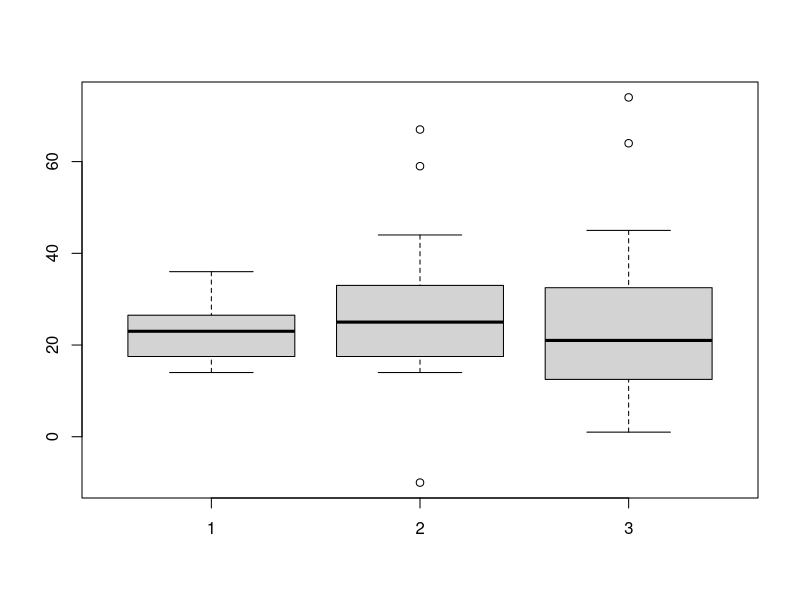
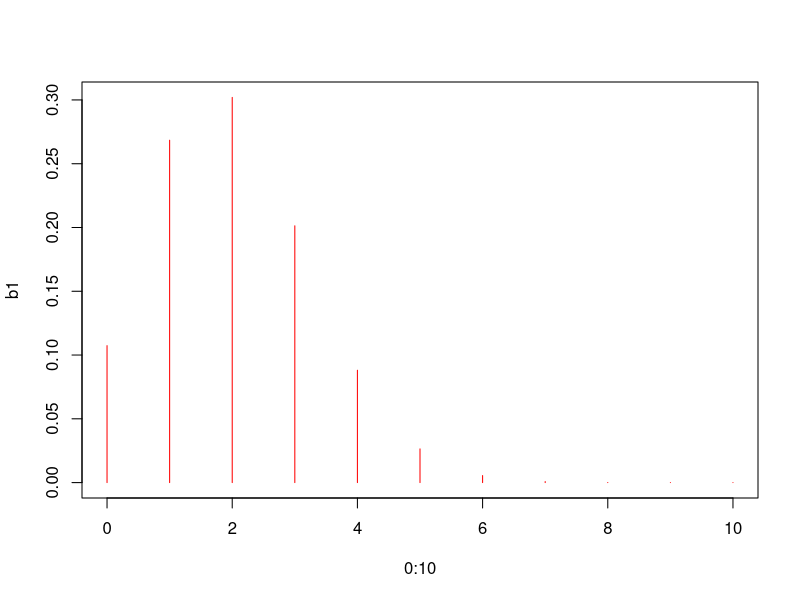
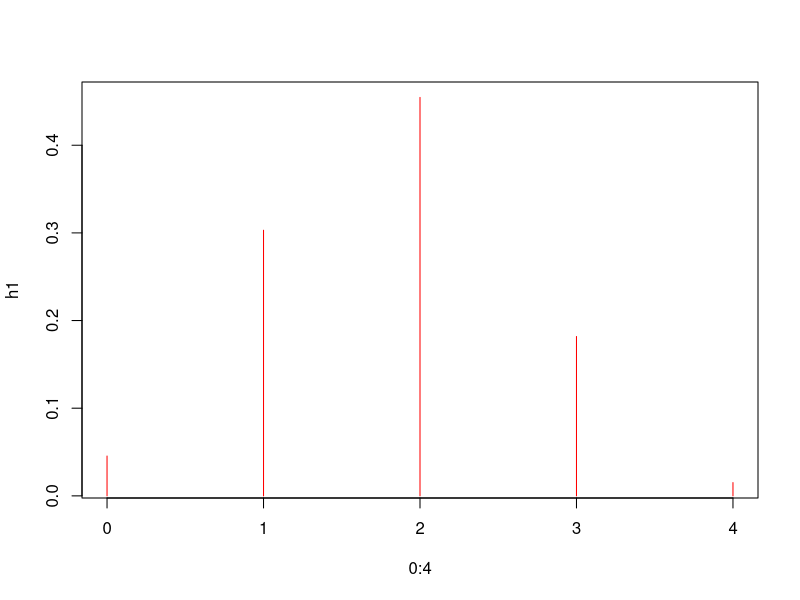
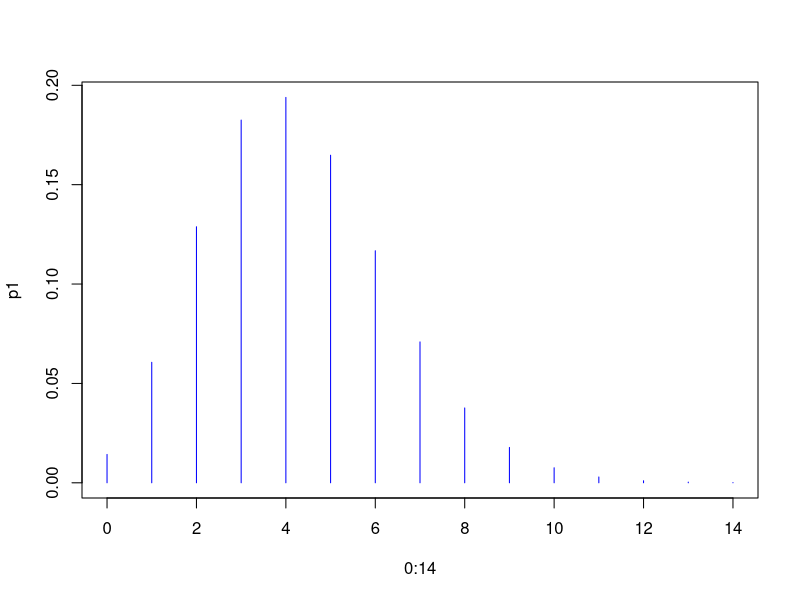
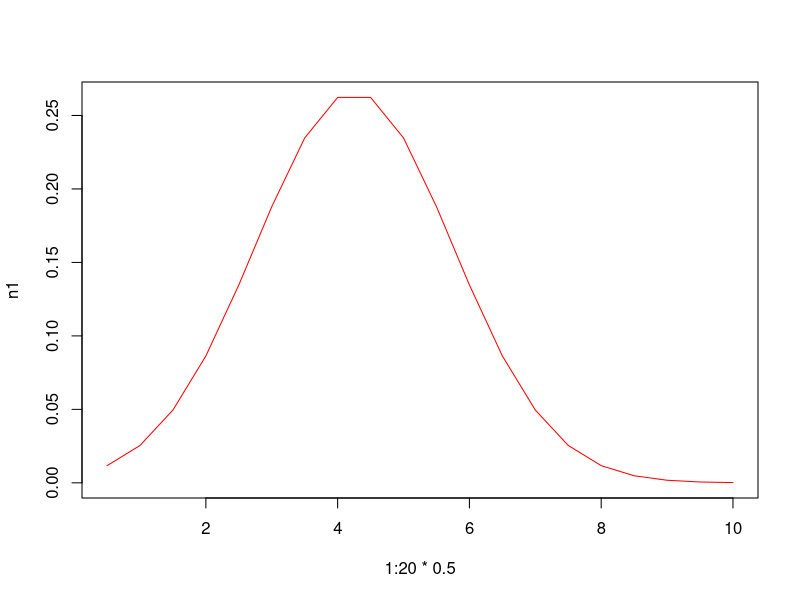
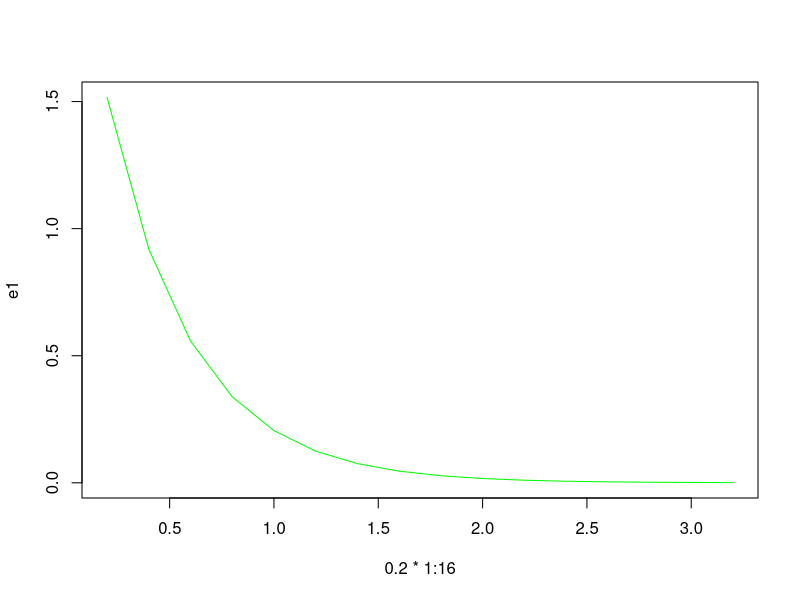
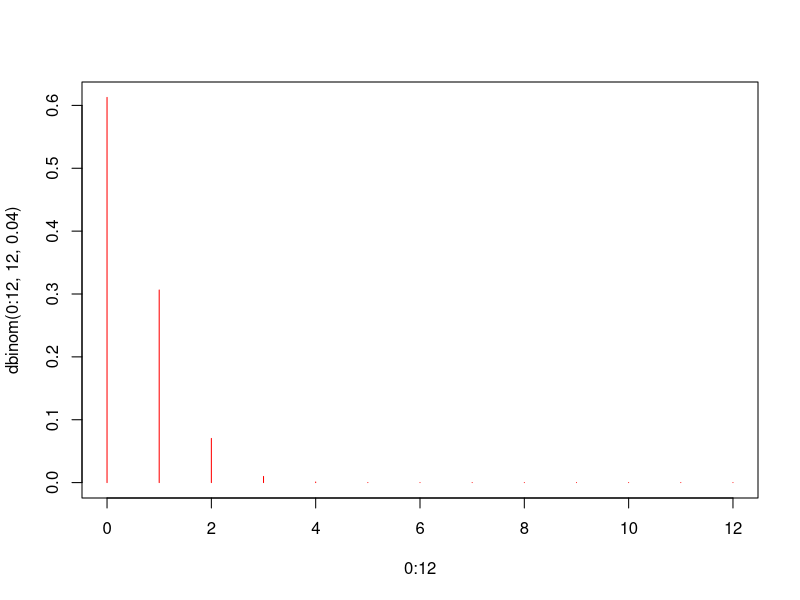
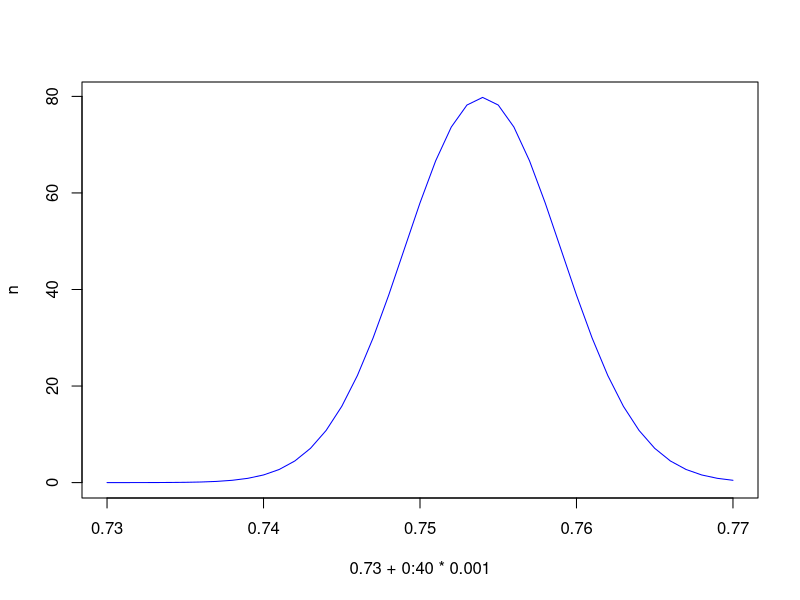

Recreate these plots in R, in order.
## ---- chunk 1
knitr::opts_chunk$set(message = FALSE, warning = FALSE,prompt = FALSE)

## ---- chunk 2
data1 <- c(23,25,16,27,25,19,14,18,20,33,36,28,26, 15, 17) # input the data set and call it "data1"
mean1 <- mean(data1)  # find the mean of the data using function "mean"
resu1 <- sum(data1)/length(data1)  # find the mean using the formula
var1 <- var(data1)  # find the sample variance
stdev1 <- sd(data1) # find the sample standard deviation
resu2 <- sum((data1-mean1)^2)/(length(data1)-1) #find the sample variance using formula
resu3 <- sqrt(resu2)  # find the sample standard deviation
popvar <- sum((data1-mean1)^2)/(length(data1))  # find the population variance if the data set is population
median1 <- median(data1) # find the median of data
q25 <- quantile(data1, 0.25) # find the 25 percentile
resu4 <- quantile (data1, c(0.25,0.5, 0.75)) # find the 25, 50, 75 percentiles at the same time
data2 <- c(data1, -10, 33, 44, 59, 67) # input the second data set which includes the first data set plus 5 obs
data3 <- c(1, 4, 14, 18, 28, 15, 28, 28, 37, 21, 11, 10, 45, 64, 74) #  input the third data set
boxplot(data1, data2, data3)  # plot the boxplot of three data sets in one graph

## ---- chunk 3
b1 <- dbinom(0:10, 10, 0.2)  # find the probability mass function with x=0,1,...10
b2 <- pbinom(0:10, 10, 0.2)  # find the probability cumulative function
b3 <- qbinom(c(0.25, 0.5, 0.75), 10, 0.2) # find the 25, 50, 75 percentiles
b4 <- rbinom(100, 10, 0.2)  # generate 100 binomial random numbers
plot(0:10, b1, col="red", type="h") # plot the pmf

## ---- chunk 4
#  Total balls 11, (5 white and 6 black), sample 4 balls without replacement 
# Random variable is the number of white balls in the sample
h1 <- dhyper(0:4, 5, 6, 4)  
h2 <- phyper(0:4, 5, 6, 4)
h3 <- qhyper(c(0.25, 0.5, 0.75, 0.9), 5,6,4)
h4 <- rhyper(20, 5,6,4)
plot(0:4, h1, col="red", type="h")

## ---- chunk 5
#  mu=4.25, means the average number of events in the given time frame
p1 <- dpois(0:14, 4.25)
p2 <- ppois(0:14, 4.25)
p3 <- qpois(c(0.25, 0.5, 0.75), 4.25)
p4 <- rpois(35, 4.25)
plot(0:14, p1, col="blue", type="h")
## ---- chunk 6
n1 <- dnorm(1:20*0.5, 4.25, 1.5) # find the density function with x=0.5, 1, 1.5...., 10
n2 <- pnorm(1:20*0.5, 4.25, 1.5) # find the cdf with x=0.5, 1, 1.5, ....., 10
n3 <- qnorm(1:9*0.1, 4.25, 1.5)  # find the 10, 20, .., 90 percentiles of normal
n4 <- rnorm(25, 4.25, 1.5) # generate 25 normal random variables
plot(1:20*0.5, n1, col="red", type="l") # plot the density curve from 0.5 to 10 

## ---- chunk 7
# lambda =2.5 e.g. average accidents (number of events) per day
e1 <- dexp(0.2*1:16, 2.5)
e2 <- pexp(0.2*1:16, 2.5)
e3 <- qexp(c(0.25, 0.5, 0.75, 0.9), 2.5)
e4 <- rexp(25, 2.5)
plot(0.2*1:16, e1, col="green", type="l")

## ---- chunk 8
pbinom(0, 12 , 0.04)
## ---- chunk 9
sprintf("The probability that exactly one is defective is %f",dbinom(1, 12, 0.04))
## ---- chunk 10
pbinom(5, 12, 0.04)
## ---- chunk 11
pbinom(8,12, 0.04) - pbinom(4, 12, 0.04)

sum(dbinom(5:8, 12, 0.04))
## ---- chunk 12
plot(0:12, dbinom(0:12, 12, 0.04), type = 'h', col= 'red')
## ---- chunk 13
pnorm(0.74, 0.754, 0.005)
## ---- chunk 14
1 - pnorm(0.76, 0.754, 0.005)
## ---- chunk 15
0.5 - pnorm(0.75, 0.754, 0.005)
## ---- chunk 16
qnorm(0.8, 0.754, 0.005)
## ---- chunk 17
n <- dnorm(0.73+0:40*0.001, 0.754, 0.005)
plot(0.73+0:40*0.001,n, type = 'l', col= 'blue')
## ---- chunk 18
n1 <- pnorm(0.73+0:40*0.001, 0.754, 0.005)
plot(0.73+0:40*0.001, n1, type = 'l', col = 'red')
## ---- chunk 19
s1 <- c(4, 6, 12, 3, 24, 18, 29, 27, 37, 18, 8, 9, 20, 21, 26, 29, 36, 20)
IQR(s1) # from the 1st quartile till the 3rd quartile
summary(s1)

var(s1)^0.5
sd(s1)
